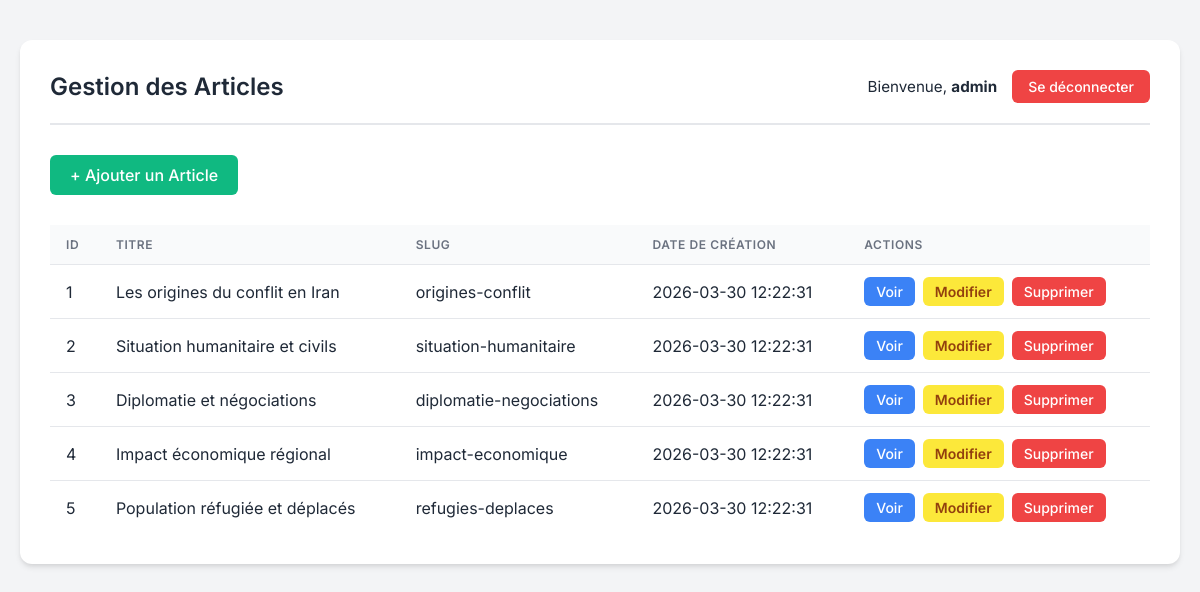
Page /backoffice/articles.php (signed in) on the earlier database version.
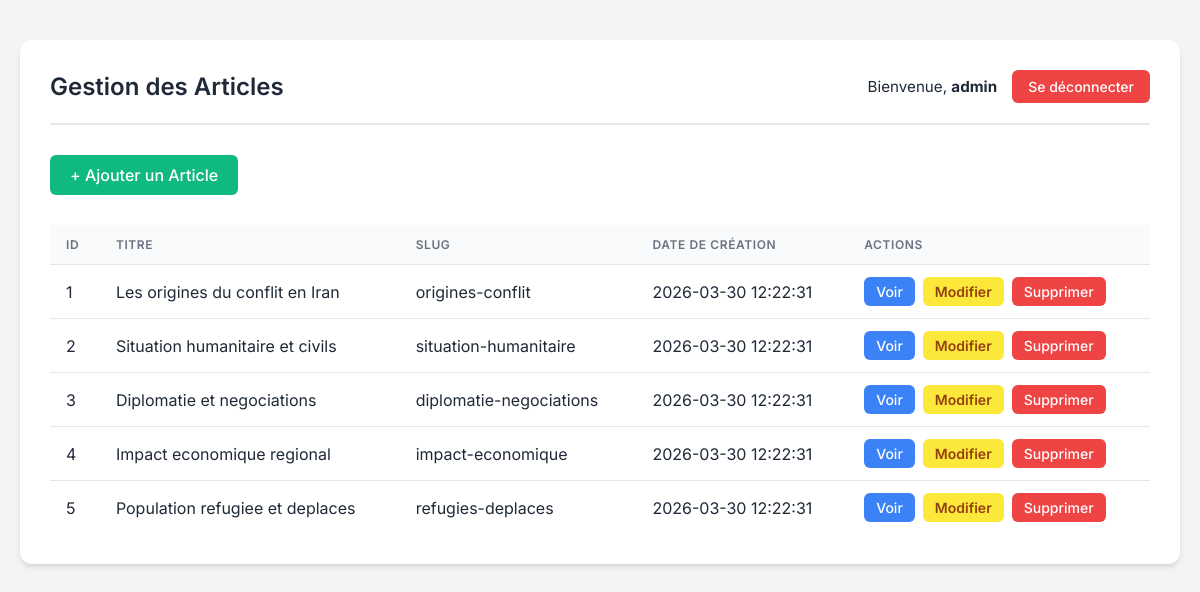
Same page on the later database version.
### tables this page shows
CREATE TABLE articles (
    id INT AUTO_INCREMENT PRIMARY KEY,
    titre VARCHAR(255) NOT NULL,
    slug VARCHAR(255) NOT NULL UNIQUE,
    contenu TEXT NOT NULL,
    image_url VARCHAR(255),
    image_alt VARCHAR(150),
    meta_description VARCHAR(160),
    date_creation TIMESTAMP DEFAULT CURRENT_TIMESTAMP,
    date_modification TIMESTAMP DEFAULT CURRENT_TIMESTAMP ON UPDATE CURRENT_TIMESTAMP,
    INDEX (slug),
    INDEX (date_creation)
);

### backoffice/articles.php (the view, shortened to what this page needs)
<?php
require_once '../includes/db.php';
try {
    $stmt = $pdo->query("SELECT * FROM articles ORDER BY date_creation DESC");
    $articles = $stmt->fetchAll(PDO::FETCH_ASSOC);
} catch (PDOException $e) {
    $error = "Erreur de récupération des articles : " . $e->getMessage();
}
?>
<!DOCTYPE html>
<html lang="fr">
<head>
</head>
<body>
<div class="container">
    <div class="header">
        <h1>Gestion des Articles</h1>
        <div class="user-menu">
            <span>Bienvenue, <strong><?= htmlspecialchars($_SESSION['admin_username'] ?? 'Admin') ?></strong></span>
            <a href="logout.php" class="btn btn-logout">Se déconnecter</a>
        </div>
    </div>
    <a href="article-form.php" class="btn btn-add">+ Ajouter un Article</a>
    <div class="table-container">
        <table>
            <thead>
                <tr>
                    <th>ID</th>
                    <th>Titre</th>
                    <th>Slug</th>
                    <th>Date de création</th>
                    <th>Actions</th>
                </tr>
            </thead>
            <tbody>
                <?php if (!empty($articles)): ?>
                    <?php foreach ($articles as $article): ?>
                        <tr>
                            <td><?= htmlspecialchars($article['id']) ?></td>
                            <td><?= htmlspecialchars($article['titre']) ?></td>
                            <td><?= htmlspecialchars($article['slug']) ?></td>
                            <td><?= htmlspecialchars($article['date_creation']) ?></td>
                            <td class="actions-cell">
                                <a href="preview.php?id=<?= urlencode($article['id']) ?>" class="btn btn-view">Voir</a>
                                <a href="article-form.php?id=<?= urlencode($article['id']) ?>" class="btn btn-edit">Modifier</a>
                                <a href="delete-article.php?id=<?= urlencode($article['id']) ?>" class="btn btn-delete" onclick="return confirm('Êtes-vous sûr de vouloir supprimer cet article ?');">Supprimer</a>
                            </td>
                        </tr>
                    <?php endforeach; ?>
                <?php else: ?>
                    <tr>
                        <td colspan="5" style="text-align: center; padding: 30px; color: var(--text-muted);">Aucun article trouvé.</td>
                    </tr>
                <?php endif; ?>
            </tbody>
        </table>
    </div>
</div>
</body>
</html>

Differences in the rows shown:
changed articles "diplomatie-negociations": titre "Diplomatie et négociations" → "Diplomatie et negociations"
changed articles "impact-economique": titre "Impact économique régional" → "Impact economique regional"
changed articles "refugies-deplaces": titre "Population réfugiée et déplacés" → "Population refugiee et deplaces"
